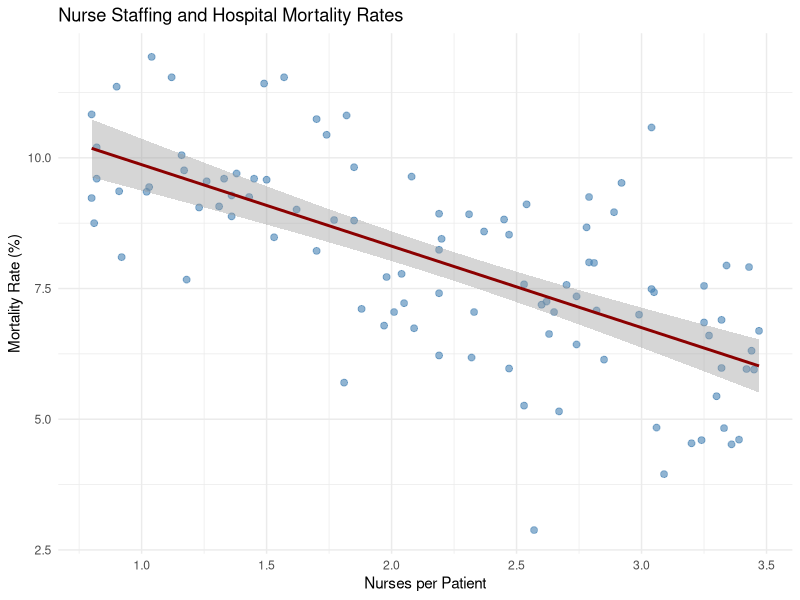
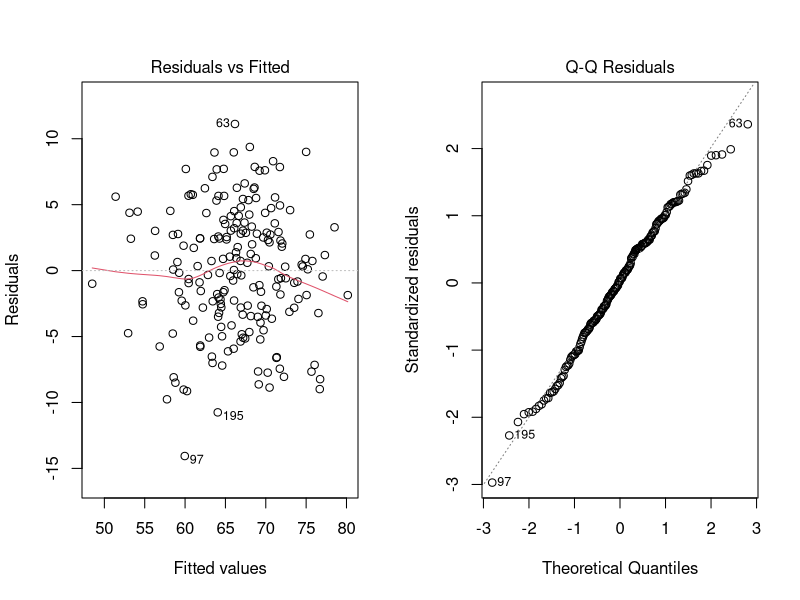
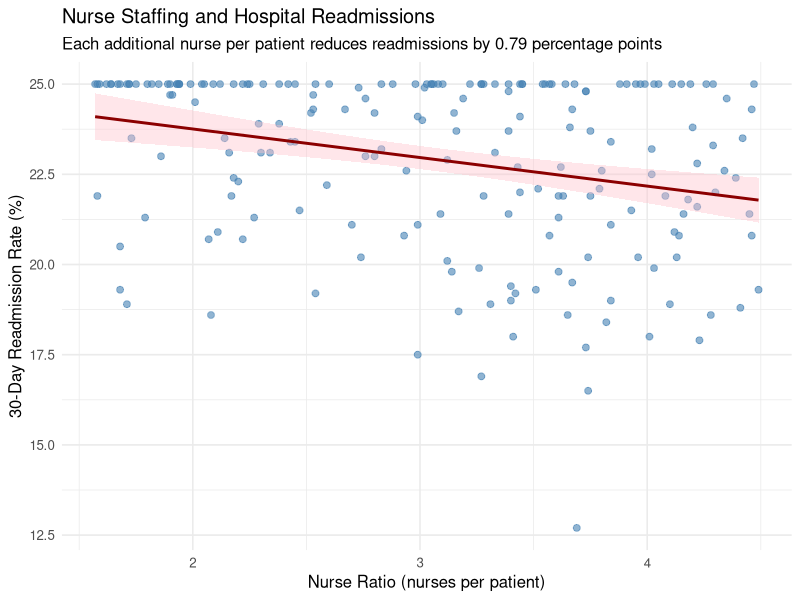

Generate these figures, in order, with R:
## ---- chunk 1
#| label: setup
#| include: false
knitr::opts_chunk$set(echo = TRUE, warning = FALSE, message = FALSE)
library(tidyverse)
library(broom)
library(knitr)
library(kableExtra)
library(car)
library(GGally)
library(patchwork)

# Set seed for reproducibility
set.seed(42)
## ---- chunk 2
#| label: generate-simple-data

# Generate synthetic hospital data for simple regression
n_hospitals <- 100

simple_practice_data <- tibble(
  hospital_id = 1:n_hospitals,
  nurses_per_patient = round(runif(n_hospitals, 0.8, 3.5), 2),  # Nurse-to-patient ratio
  mortality_rate = round(
    12 - 1.8 * nurses_per_patient + rnorm(n_hospitals, 0, 1.5),  # True relationship
    2
  )
) %>%
  mutate(
    mortality_rate = pmax(2, pmin(mortality_rate, 15))  # Keep between 2% and 15%
  )

# Preview data
head(simple_practice_data, 10) %>%
  kable(caption = "Hospital Nurse Staffing and Mortality Data") %>%
  kable_styling(bootstrap_options = c("striped", "hover"))
## ---- chunk 3
#| label: solution-1-1
#| code-fold: true

ggplot(data = simple_practice_data, aes(x = nurses_per_patient, y = mortality_rate)) +
  geom_point(alpha = 0.6, color = "steelblue", size = 2) +
  geom_smooth(method = "lm", se = TRUE, color = "darkred") +
  labs(
    title = "Nurse Staffing and Hospital Mortality Rates",
    x = "Nurses per Patient",
    y = "Mortality Rate (%)"
  ) +
  theme_minimal()
## ---- chunk 4
#| label: solution-1-2
#| code-fold: true

model_simple_practice <- lm(mortality_rate ~ nurses_per_patient, data = simple_practice_data)

summary(model_simple_practice)
## ---- chunk 5
#| label: solution-1-3
#| code-fold: true

# Extract coefficients
coef(model_simple_practice)

# Get detailed coefficient table
tidy(model_simple_practice) %>%
  mutate(across(where(is.numeric), ~round(., 4))) %>%
  kable() %>%
  kable_styling(bootstrap_options = c("striped", "hover"))
## ---- chunk 6
#| echo: false
intercept_val <- round(coef(model_simple_practice)[1], 2)
slope_val <- round(coef(model_simple_practice)[2], 2)
r2_val <- round(summary(model_simple_practice)$r.squared, 3)
p_val <- summary(model_simple_practice)$coefficients[2, 4]
## ---- chunk 7
#| label: solution-1-4
#| code-fold: true

new_hospitals <- tibble(
  nurses_per_patient = c(1.0, 1.5, 2.0, 2.5, 3.0)
)

predictions <- new_hospitals %>%
  mutate(
    predicted_mortality = predict(model_simple_practice, newdata = new_hospitals)
  )

predictions %>%
  mutate(across(where(is.numeric), ~round(., 2))) %>%
  kable(caption = "Predicted Mortality Rates by Staffing Level") %>%
  kable_styling(bootstrap_options = c("striped", "hover"))
## ---- chunk 8
#| echo: false
mort_15 <- predict(model_simple_practice, newdata = tibble(nurses_per_patient = 1.5))
mort_25 <- predict(model_simple_practice, newdata = tibble(nurses_per_patient = 2.5))
reduction <- mort_15 - mort_25
## ---- chunk 9
#| label: generate-multiple-data

# Generate synthetic hospital satisfaction data
n <- 200

multiple_practice_data <- tibble(
  hospital_id = 1:n,
  wait_time_min = round(rnorm(n, mean = 45, sd = 15)),
  nurse_ratio = round(runif(n, 1.5, 4.0), 2),
  facility_age_years = round(runif(n, 5, 40)),
  satisfaction_score = round(
    75 - 0.3 * wait_time_min + 3.5 * nurse_ratio - 0.2 * facility_age_years + rnorm(n, 0, 5),
    1
  )
) %>%
  mutate(
    wait_time_min = pmax(10, pmin(wait_time_min, 90)),
    satisfaction_score = pmax(40, pmin(satisfaction_score, 100))
  )

# Preview data
head(multiple_practice_data, 10) %>%
  kable(caption = "Hospital Patient Satisfaction Data") %>%
  kable_styling(bootstrap_options = c("striped", "hover"))
## ---- chunk 10
#| label: solution-2-1
#| code-fold: true

model_multiple_practice <- lm(satisfaction_score ~ wait_time_min + nurse_ratio + facility_age_years,
                              data = multiple_practice_data)

summary(model_multiple_practice)
## ---- chunk 11
#| label: solution-2-2
#| code-fold: true

# Display coefficients with confidence intervals
tidy(model_multiple_practice, conf.int = TRUE) %>%
  mutate(across(where(is.numeric), ~round(., 4))) %>%
  kable() %>%
  kable_styling(bootstrap_options = c("striped", "hover"))
## ---- chunk 12
#| echo: false
coefs_multi <- coef(model_multiple_practice)
wait_coef <- round(coefs_multi[2], 3)
nurse_coef <- round(coefs_multi[3], 3)
age_coef <- round(coefs_multi[4], 3)

p_vals <- summary(model_multiple_practice)$coefficients[, 4]
## ---- chunk 13
#| label: solution-2-3
#| code-fold: true

# Fit simple model
model_simple_wait <- lm(satisfaction_score ~ wait_time_min, data = multiple_practice_data)

# Compare R-squared
r2_simple <- round(summary(model_simple_wait)$r.squared, 3)
r2_multiple <- round(summary(model_multiple_practice)$r.squared, 3)

cat("Simple model R²:", r2_simple, "\n")
cat("Multiple model R²:", r2_multiple, "\n")
cat("Additional variance explained:", round((r2_multiple - r2_simple) * 100, 1), "%\n")
## ---- chunk 14
#| label: solution-2-4
#| code-fold: true

scenarios <- tibble(
  scenario = c("Best Case", "Worst Case"),
  wait_time_min = c(20, 70),
  nurse_ratio = c(3.5, 1.8),
  facility_age_years = c(5, 35)
)

scenarios <- scenarios %>%
  mutate(
    predicted_satisfaction = predict(model_multiple_practice, newdata = scenarios)
  )

scenarios %>%
  mutate(across(where(is.numeric), ~round(., 1))) %>%
  kable(caption = "Predicted Satisfaction Scores by Scenario") %>%
  kable_styling(bootstrap_options = c("striped", "hover"))
## ---- chunk 15
#| echo: false
best_pred <- predict(model_multiple_practice, newdata = scenarios[1, ])
worst_pred <- predict(model_multiple_practice, newdata = scenarios[2, ])
diff <- best_pred - worst_pred
## ---- chunk 16
#| label: solution-3-1
#| code-fold: true
#| fig-height: 4
#| fig-width: 8

par(mfrow = c(1, 2))
plot(model_multiple_practice, which = 1)  # Residuals vs Fitted
plot(model_multiple_practice, which = 2)  # Normal Q-Q
par(mfrow = c(1, 1))
## ---- chunk 17
#| label: solution-3-2
#| code-fold: true

vif_values <- car::vif(model_multiple_practice)

tibble(
  Variable = names(vif_values),
  VIF = round(vif_values, 2),
  Tolerance = round(1/vif_values, 3),
  Interpretation = case_when(
    vif_values < 5 ~ "No concern",
    vif_values < 10 ~ "Moderate concern",
    TRUE ~ "High concern - consider removing"
  )
) %>%
  kable(caption = "Multicollinearity Diagnostics") %>%
  kable_styling(bootstrap_options = c("striped", "hover"))
## ---- chunk 18
#| label: practice-setup

# Simulate hospital data
set.seed(2026)
n_hospitals <- 200

cms_practice <- tibble(
  hospital_id = 1:n_hospitals,
  bed_count = round(runif(n_hospitals, 50, 500)),  # Hospital size (number of beds)
  nurse_ratio = round(runif(n_hospitals, 1.5, 4.5), 2),  # Nurses per patient (higher = better staffing)
  avg_case_severity = round(runif(n_hospitals, 1, 3), 2),  # Average patient illness severity (1=low, 3=high)
  avg_patient_age = round(runif(n_hospitals, 45, 75), 1),  # Average age of patients treated (in years)
  annual_volume = round(runif(n_hospitals, 2000, 15000))  # Number of patients treated annually (hospital experience)
) %>%
  mutate(
    # Generate 30-day readmission rate (percentage of patients returning within 30 days)
    readmission_rate = round(
      18 -
      1.2 * nurse_ratio +  # Better staffing → lower readmissions
      2.5 * avg_case_severity +  # Sicker patients → higher readmissions
      0.15 * avg_patient_age +  # Older patients → higher readmissions
      -0.0005 * annual_volume +  # More experience → lower readmissions
      rnorm(n_hospitals, 0, 2),
      1
    ),
    readmission_rate = pmax(8, pmin(readmission_rate, 25))  # Keep between 8% and 25%
  )
## ---- chunk 19
#| label: solution-exercise1
#| code-fold: true

# 1. Fit simple regression
model_simple_practice <- lm(readmission_rate ~ nurse_ratio, data = cms_practice)
summary(model_simple_practice)

# Extract key results
coef_table <- tidy(model_simple_practice, conf.int = TRUE) %>%
  mutate(across(where(is.numeric), ~round(., 4)))

coef_table %>%
  kable(caption = "Simple Regression: Nurse Staffing → Readmission Rate") %>%
  kable_styling(bootstrap_options = c("striped", "hover"))

# 2. Visualize the relationship
ggplot(cms_practice, aes(x = nurse_ratio, y = readmission_rate)) +
  geom_point(alpha = 0.6, color = "steelblue", size = 2) +
  geom_smooth(method = "lm", se = TRUE, color = "darkred", fill = "pink") +
  labs(
    x = "Nurse Ratio (nurses per patient)",
    y = "30-Day Readmission Rate (%)",
    title = "Nurse Staffing and Hospital Readmissions",
    subtitle = paste0("Each additional nurse per patient reduces readmissions by ",
                     abs(round(coef(model_simple_practice)[2], 2)), " percentage points")
  ) +
  theme_minimal(base_size = 12)
## ---- chunk 20
#| echo: false
slope_ex1 <- round(coef(model_simple_practice)[2], 3)
r2_ex1 <- round(summary(model_simple_practice)$r.squared, 3)
p_ex1 <- summary(model_simple_practice)$coefficients[2, 4]
## ---- chunk 21
#| label: solution-exercise2
#| code-fold: true

# 1. Fit multiple regression
model_multiple_practice <- lm(readmission_rate ~ nurse_ratio + avg_case_severity +
                              avg_patient_age + annual_volume, data = cms_practice)
summary(model_multiple_practice)

# Display coefficient table
tidy(model_multiple_practice, conf.int = TRUE) %>%
  mutate(across(where(is.numeric), ~round(., 4))) %>%
  kable(caption = "Multiple Regression: Predicting Readmission Rates") %>%
  kable_styling(bootstrap_options = c("striped", "hover"))

# 2. Check VIF
vif_ex2 <- car::vif(model_multiple_practice)
tibble(
  Variable = names(vif_ex2),
  VIF = round(vif_ex2, 2),
  Interpretation = case_when(
    vif_ex2 < 5 ~ "No concern",
    vif_ex2 < 10 ~ "Moderate concern",
    TRUE ~ "High concern"
  )
) %>%
  kable(caption = "Multicollinearity Check") %>%
  kable_styling(bootstrap_options = c("striped", "hover"))

# 3. Compare R² values
cat("Simple model R²:", round(glance(model_simple_practice)$r.squared, 3), "\n")
cat("Multiple model R²:", round(glance(model_multiple_practice)$r.squared, 3), "\n")
cat("Improvement:", round((glance(model_multiple_practice)$r.squared -
                           glance(model_simple_practice)$r.squared) * 100, 1), "%\n")
## ---- chunk 22
#| echo: false
coefs_ex2 <- coef(model_multiple_practice)
r2_multi_ex2 <- round(glance(model_multiple_practice)$r.squared, 3)
r2_simple_ex2 <- round(glance(model_simple_practice)$r.squared, 3)
## ---- chunk 23
#| label: solution-exercise3-task1
#| code-fold: true

# Extract coefficients
coeffs <- coef(model_multiple_practice)

cat("Regression equation:\n")
cat("Readmission Rate = ", round(coeffs[1], 2),
    " + ", round(coeffs[2], 3), " * nurse_ratio",
    " + ", round(coeffs[3], 3), " * severity",
    " + ", round(coeffs[4], 3), " * age",
    " + ", round(coeffs[5], 5), " * volume\n\n")

# Manual calculation for Hospital A
manual_prediction_A <- coeffs[1] +
                     coeffs[2] * 4.0 +
                     coeffs[3] * 2.0 +
                     coeffs[4] * 55 +
                     coeffs[5] * 12000

cat("Hospital A (best case):\n")
cat("  Predicted readmission rate:", round(manual_prediction_A, 2), "%\n\n")

# Manual calculation for Hospital B
manual_prediction_B <- coeffs[1] +
                     coeffs[2] * 2.0 +
                     coeffs[3] * 2.8 +
                     coeffs[4] * 68 +
                     coeffs[5] * 3000

cat("Hospital B (worst case):\n")
cat("  Predicted readmission rate:", round(manual_prediction_B, 2), "%\n\n")

cat("Difference:", round(manual_prediction_B - manual_prediction_A, 2), "percentage points\n")

# Verify with predict() function
hospitals_compare <- tibble(
  hospital = c("A (Best)", "B (Worst)"),
  nurse_ratio = c(4.0, 2.0),
  avg_case_severity = c(2.0, 2.8),
  avg_patient_age = c(55, 68),
  annual_volume = c(12000, 3000)
) %>%
  mutate(predicted_readmission = predict(model_multiple_practice, newdata = .))

hospitals_compare %>%
  mutate(predicted_readmission = round(predicted_readmission, 2)) %>%
  kable(caption = "Predicted Readmission Rates: Hospital Comparison") %>%
  kable_styling(bootstrap_options = c("striped", "hover"))
## ---- chunk 24
#| label: solution-exercise3-task2
#| code-fold: true

# Original Hospital B
hospital_b_original <- tibble(
  nurse_ratio = 2.0,
  avg_case_severity = 2.8,
  avg_patient_age = 68,
  annual_volume = 3000
)

# Hospital B with improved staffing
hospital_b_improved <- tibble(
  nurse_ratio = 3.5,
  avg_case_severity = 2.8,
  avg_patient_age = 68,
  annual_volume = 3000
)

# Compare predictions
original_rate <- predict(model_multiple_practice, newdata = hospital_b_original)
improved_rate <- predict(model_multiple_practice, newdata = hospital_b_improved)
reduction <- original_rate - improved_rate

cat("Hospital B Staffing Improvement Analysis:\n\n")
cat("Original predicted rate (2.0 nurses/patient):", round(original_rate, 2), "%\n")
cat("Improved predicted rate (3.5 nurses/patient):", round(improved_rate, 2), "%\n")
cat("Expected reduction:", round(reduction, 2), "percentage points\n\n")

# Calculate using the coefficient directly
nurse_coef <- coeffs[2]
staffing_increase <- 3.5 - 2.0
expected_change <- nurse_coef * staffing_increase

cat("Verification using coefficient:\n")
cat("  Staffing increase: ", staffing_increase, " nurses per patient\n")
cat("  Coefficient: ", round(nurse_coef, 3), "\n")
cat("  Expected change: ", round(nurse_coef, 3), " × ", staffing_increase,
    " = ", round(expected_change, 2), " percentage points\n")
